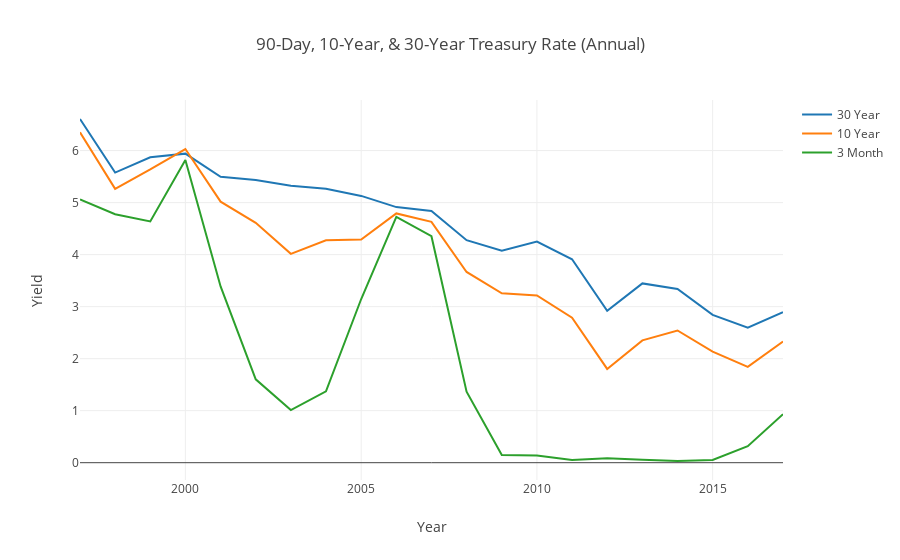

Notebook code for this chart:
### Code cell
#plot 30 year, 10 year, and 3 month yield curve on same graph, using three different traces

x5 = Treasury_Yield['Year']
y5 = Treasury_Yield['30 Year Treasury Rate']
y6 = Treasury_Yield['10 Year Treasury Rate']
y7 = Treasury_Yield['90 Day Treasury ']

trace = go.Scatter(
    x = x5,
    y = y5,
    name = '30 Year'
)

trace1 = go.Scatter(
    x = x5,
    y = y6,
    name = '10 Year'
)

trace2 = go.Scatter(
    x = x5,
    y = y7,
    name = '3 Month'
)

data = [trace, trace1, trace2]

layout = dict(title = '90-Day, 10-Year, & 30-Year Treasury Rate (Annual)',
              xaxis = dict(title = 'Year'),
              yaxis = dict(title = 'Yield'),
              )

fig = dict(data=data, layout=layout)
py.iplot(fig)

### Figure 1 — Plotly figure (JSON) as saved in the notebook; plotly's stock layout.template omitted (floating-point values rounded to 4 significant figures)
{"data": [{"name": "30 Year", "type": "scatter", "uid": "29067824-95a0-11e8-b997-c4b301ae761e", "x": ["1997-01-01", "1998-01-01", "1999-01-01", "2000-01-01", "2001-01-01", "2002-01-01", "2003-01-01", "2004-01-01", "2005-01-01", "2006-01-01", "2007-01-01", "2008-01-01", "2009-01-01", "2010-01-01", "2011-01-01", "2012-01-01", "2013-01-01", "2014-01-01", "2015-01-01", "2016-01-01", "2017-01-01"], "y": [6.607, 5.577, 5.872, 5.941, 5.495, 5.434, 5.323, 5.267, 5.128, 4.913, 4.838, 4.278, 4.077, 4.251, 3.911, 2.922, 3.446, 3.338, 2.841, 2.594, 2.894]}, {"name": "10 Year", "type": "scatter", "uid": "29067ba8-95a0-11e8-8aa9-c4b301ae761e", "x": ["1997-01-01", "1998-01-01", "1999-01-01", "2000-01-01", "2001-01-01", "2002-01-01", "2003-01-01", "2004-01-01", "2005-01-01", "2006-01-01", "2007-01-01", "2008-01-01", "2009-01-01", "2010-01-01", "2011-01-01", "2012-01-01", "2013-01-01", "2014-01-01", "2015-01-01", "2016-01-01", "2017-01-01"], "y": [6.353, 5.264, 5.637, 6.029, 5.018, 4.611, 4.015, 4.274, 4.29, 4.792, 4.629, 3.667, 3.257, 3.214, 2.786, 1.802, 2.351, 2.541, 2.136, 1.842, 2.33]}, {"name": "3 Month", "type": "scatter", "uid": "29067e50-95a0-11e8-911a-c4b301ae761e", "x": ["1997-01-01", "1998-01-01", "1999-01-01", "2000-01-01", "2001-01-01", "2002-01-01", "2003-01-01", "2004-01-01", "2005-01-01", "2006-01-01", "2007-01-01", "2008-01-01", "2009-01-01", "2010-01-01", "2011-01-01", "2012-01-01", "2013-01-01", "2014-01-01", "2015-01-01", "2016-01-01", "2017-01-01"], "y": [5.061, 4.777, 4.638, 5.817, 3.388, 1.603, 1.011, 1.372, 3.147, 4.727, 4.353, 1.365, 0.15, 0.1367, 0.0525, 0.08583, 0.05833, 0.0325, 0.0525, 0.3175, 0.9308]}], "layout": {"title": "90-Day, 10-Year, & 30-Year Treasury Rate (Annual)", "xaxis": {"title": "Year"}, "yaxis": {"title": "Yield"}}}
